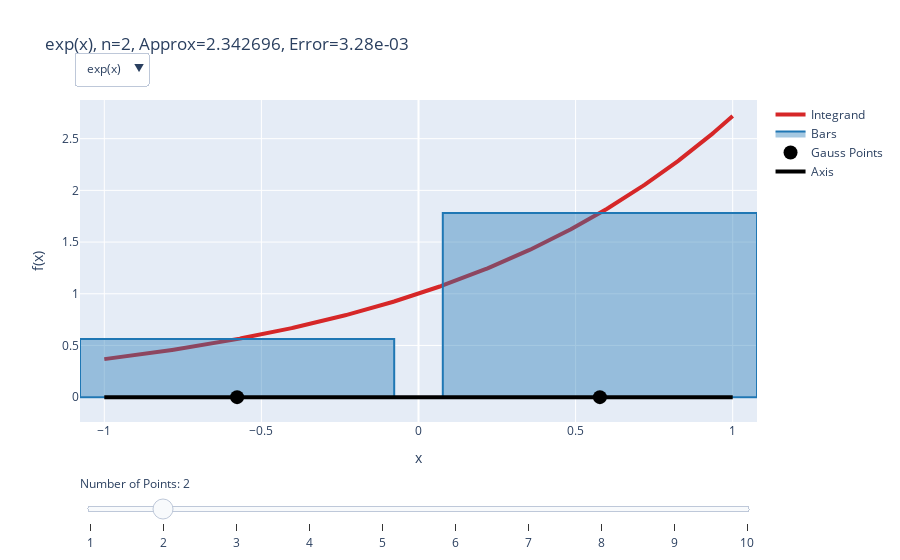

The cell this chart's notebook holds for it:
### Markdown cell above
# Lecture 10
Numerical integration
Some examples illustrating how numerical integration works (using Gauss integration)

Jim Brouzoulis

### Code cell
import numpy as np
import plotly.graph_objects as go

# Functions and exact integrals 
functions = {
    "exp(x)": (lambda x: np.exp(x), np.exp(1) - np.exp(-1)),
    "x^4": (lambda x: x**4, 2/5),
    "cos(x)": (lambda x: np.cos(x), 2*np.sin(1))
}

a, b = -1, 1
x_curve = np.linspace(a, b, 400)

def build_traces(func, exact_val, n):
    # Gauss-Legendre nodes and weights on [-1,1]
    nodes_ref, weights_ref = np.polynomial.legendre.leggauss(n)
    
    # Scale nodes and weights to [a,b]
    nodes = 0.5 * (b - a) * nodes_ref + 0.5 * (b + a)
    weights = 0.5 * (b - a) * weights_ref
    
    func_values = func(nodes)
    approx = np.sum(weights * func_values)
    error = abs((approx - exact_val) / exact_val)

    # Integrand curve
    curve_x = x_curve
    curve_y = func(x_curve)

    # Bars: rectangles for each Gauss point
    bar_x, bar_y = [], []
    for i in range(n):
        half_width = weights[i]
        left = nodes[i] - half_width/2
        right = nodes[i] + half_width/2
        height = func_values[i]
        # Rectangle path
        bar_x += [left, left, right, right, left, None]
        bar_y += [0, height, height, 0, 0, None]

    # Horizontal axis line
    axis_x = [a, b]
    axis_y = [0, 0]

    return (curve_x, curve_y), (bar_x, bar_y), (nodes, [0]*len(nodes)), (axis_x, axis_y), approx, error

def make_slider_steps(func, exact_val, func_name):
    steps = []
    for n in range(1, 11):
        (curve_x, curve_y), (bar_x, bar_y), (points_x, points_y), (axis_x, axis_y), approx_n, error_n = build_traces(func, exact_val, n)
        steps.append(dict(
            method="update",
            args=[{
                "x": [curve_x, bar_x, points_x, axis_x],
                "y": [curve_y, bar_y, points_y, axis_y]
            },
            {"title": f"{func_name}, n={n}, Approx={approx_n:.6f}, Error={error_n:.2e}"}],
            label=str(n)
        ))
    return steps

# Initial function and n
initial_func_name = "exp(x)"
initial_func, initial_exact = functions[initial_func_name]
initial_n = 2

# Build initial traces
(curve_x, curve_y), (bar_x, bar_y), (points_x, points_y), (axis_x, axis_y), approx, error = build_traces(initial_func, initial_exact, initial_n)

fig = go.Figure(data=[
    go.Scatter(x=curve_x, y=curve_y, mode='lines', line=dict(color="#d62728", width=4), name='Integrand'),
    go.Scatter(x=bar_x, y=bar_y, mode='lines', fill='toself', fillcolor='rgba(31,119,180,0.4)', line=dict(color='#1f77b4'), name='Bars'),
    go.Scatter(x=points_x, y=points_y, mode='markers', marker=dict(color='black', size=14), name='Gauss Points'),
    go.Scatter(x=axis_x, y=axis_y, mode='lines', line=dict(color='black', width=4), name='Axis')
])

# Initial slider
sliders = [dict(
    active=initial_n-1,
    currentvalue={"prefix": "Number of Points: "},
    pad={"t": 50},
    steps=make_slider_steps(initial_func, initial_exact, initial_func_name)
)]

# Dropdown for function selection (updates data + slider steps)
dropdown_buttons = []
for func_name, (func, exact_val) in functions.items():
    (curve_x, curve_y), (bar_x, bar_y), (points_x, points_y), (axis_x, axis_y), approx_func, error_func = build_traces(func, exact_val, initial_n)
    dropdown_buttons.append(dict(
        method="update",
        args=[{
            "x": [curve_x, bar_x, points_x, axis_x],
            "y": [curve_y, bar_y, points_y, axis_y]
        },
        {
            "title": f"{func_name}, n={initial_n}, Approx={approx_func:.6f}, Error={error_func:.2e}",
            "sliders": [dict(
                active=initial_n-1,
                currentvalue={"prefix": "Number of Points: "},
                pad={"t": 50},
                steps=make_slider_steps(func, exact_val, func_name)
            )]
        }],
        label=func_name
    ))

fig.update_layout(
    title=f"{initial_func_name}, n={initial_n}, Approx={approx:.6f}, Error={error:.2e}",
    xaxis_title="x",
    yaxis_title="f(x)",
    sliders=sliders,
    updatemenus=[dict(
        buttons=dropdown_buttons,
        direction="down",
        showactive=True,
        x=0.1,
        y=1.15
    )]
)

fig.show()

### Figure 1 — Plotly figure (JSON) as saved in the notebook; plotly's stock layout.template omitted (floating-point values rounded to 4 significant figures; data arrays with more than 128 entries replaced by an {"elided": "..."} marker saying what was removed)
{"data": [{"line": {"color": "#d62728", "width": 4}, "mode": "lines", "name": "Integrand", "type": "scatter", "x": {"elided": "400 float values"}, "y": {"elided": "400 float values"}}, {"fill": "toself", "fillcolor": "rgba(31,119,180,0.4)", "line": {"color": "#1f77b4"}, "mode": "lines", "name": "Bars", "type": "scatter", "x": [-1.077, -1.077, -0.07735, -0.07735, -1.077, null, 0.07735, 0.07735, 1.077, 1.077, 0.07735, null], "y": [0, 0.5614, 0.5614, 0, 0, null, 0, 1.781, 1.781, 0, 0, null]}, {"marker": {"color": "black", "size": 14}, "mode": "markers", "name": "Gauss Points", "type": "scatter", "x": [-0.5774, 0.5774], "y": [0, 0]}, {"line": {"color": "black", "width": 4}, "mode": "lines", "name": "Axis", "type": "scatter", "x": [-1, 1], "y": [0, 0]}], "layout": {"sliders": [{"active": 1, "currentvalue": {"prefix": "Number of Points: "}, "pad": {"t": 50}, "steps": [{"args": [{"x": {"elided": "4 rows, 409 float values in total"}, "y": {"elided": "4 rows, 409 float values in total"}}, {"title": "exp(x), n=1, Approx=2.000000, Error=1.49e-01"}], "label": "1", "method": "update"}, {"args": [{"x": {"elided": "4 rows, 416 float values in total"}, "y": {"elided": "4 rows, 416 float values in total"}}, {"title": "exp(x), n=2, Approx=2.342696, Error=3.28e-03"}], "label": "2", "method": "update"}, {"args": [{"x": {"elided": "4 rows, 423 float values in total"}, "y": {"elided": "4 rows, 423 float values in total"}}, {"title": "exp(x), n=3, Approx=2.350337, Error=2.78e-05"}], "label": "3", "method": "update"}, {"args": [{"x": {"elided": "4 rows, 430 float values in total"}, "y": {"elided": "4 rows, 430 float values in total"}}, {"title": "exp(x), n=4, Approx=2.350402, Error=1.26e-07"}], "label": "4", "method": "update"}, {"args": [{"x": {"elided": "4 rows, 437 float values in total"}, "y": {"elided": "4 rows, 437 float values in total"}}, {"title": "exp(x), n=5, Approx=2.350402, Error=3.51e-10"}], "label": "5", "method": "update"}, {"args": [{"x": {"elided": "4 rows, 444 float values in total"}, "y": {"elided": "4 rows, 444 float values in total"}}, {"title": "exp(x), n=6, Approx=2.350402, Error=6.67e-13"}], "label": "6", "method": "update"}, {"args": [{"x": {"elided": "4 rows, 451 float values in total"}, "y": {"elided": "4 rows, 451 float values in total"}}, {"title": "exp(x), n=7, Approx=2.350402, Error=3.78e-16"}], "label": "7", "method": "update"}, {"args": [{"x": {"elided": "4 rows, 458 float values in total"}, "y": {"elided": "4 rows, 458 float values in total"}}, {"title": "exp(x), n=8, Approx=2.350402, Error=0.00e+00"}], "label": "8", "method": "update"}, {"args": [{"x": {"elided": "4 rows, 465 float values in total"}, "y": {"elided": "4 rows, 465 float values in total"}}, {"title": "exp(x), n=9, Approx=2.350402, Error=1.89e-16"}], "label": "9", "method": "update"}, {"args": [{"x": {"elided": "4 rows, 472 float values in total"}, "y": {"elided": "4 rows, 472 float values in total"}}, {"title": "exp(x), n=10, Approx=2.350402, Error=0.00e+00"}], "label": "10", "method": "update"}]}], "title": {"text": "exp(x), n=2, Approx=2.342696, Error=3.28e-03"}, "updatemenus": [{"buttons": [{"args": [{"x": {"elided": "4 rows, 416 float values in total"}, "y": {"elided": "4 rows, 416 float values in total"}}, {"sliders": [{"active": 1, "currentvalue": {"prefix": "Number of Points: "}, "pad": {"t": 50}, "steps": [{"args": [{"x": {"elided": "4 rows, 409 float values in total"}, "y": {"elided": "4 rows, 409 float values in total"}}, {"title": "exp(x), n=1, Approx=2.000000, Error=1.49e-01"}], "label": "1", "method": "update"}, {"args": [{"x": {"elided": "4 rows, 416 float values in total"}, "y": {"elided": "4 rows, 416 float values in total"}}, {"title": "exp(x), n=2, Approx=2.342696, Error=3.28e-03"}], "label": "2", "method": "update"}, {"args": [{"x": {"elided": "4 rows, 423 float values in total"}, "y": {"elided": "4 rows, 423 float values in total"}}, {"title": "exp(x), n=3, Approx=2.350337, Error=2.78e-05"}], "label": "3", "method": "update"}, {"args": [{"x": {"elided": "4 rows, 430 float values in total"}, "y": {"elided": "4 rows, 430 float values in total"}}, {"title": "exp(x), n=4, Approx=2.350402, Error=1.26e-07"}], "label": "4", "method": "update"}, {"args": [{"x": {"elided": "4 rows, 437 float values in total"}, "y": {"elided": "4 rows, 437 float values in total"}}, {"title": "exp(x), n=5, Approx=2.350402, Error=3.51e-10"}], "label": "5", "method": "update"}, {"args": [{"x": {"elided": "4 rows, 444 float values in total"}, "y": {"elided": "4 rows, 444 float values in total"}}, {"title": "exp(x), n=6, Approx=2.350402, Error=6.67e-13"}], "label": "6", "method": "update"}, {"args": [{"x": {"elided": "4 rows, 451 float values in total"}, "y": {"elided": "4 rows, 451 float values in total"}}, {"title": "exp(x), n=7, Approx=2.350402, Error=3.78e-16"}], "label": "7", "method": "update"}, {"args": [{"x": {"elided": "4 rows, 458 float values in total"}, "y": {"elided": "4 rows, 458 float values in total"}}, {"title": "exp(x), n=8, Approx=2.350402, Error=0.00e+00"}], "label": "8", "method": "update"}, {"args": [{"x": {"elided": "4 rows, 465 float values in total"}, "y": {"elided": "4 rows, 465 float values in total"}}, {"title": "exp(x), n=9, Approx=2.350402, Error=1.89e-16"}], "label": "9", "method": "update"}, {"args": [{"x": {"elided": "4 rows, 472 float values in total"}, "y": {"elided": "4 rows, 472 float values in total"}}, {"title": "exp(x), n=10, Approx=2.350402, Error=0.00e+00"}], "label": "10", "method": "update"}]}], "title": "exp(x), n=2, Approx=2.342696, Error=3.28e-03"}], "label": "exp(x)", "method": "update"}, {"args": [{"x": {"elided": "4 rows, 416 float values in total"}, "y": {"elided": "4 rows, 416 float values in total"}}, {"sliders": [{"active": 1, "currentvalue": {"prefix": "Number of Points: "}, "pad": {"t": 50}, "steps": [{"args": [{"x": {"elided": "4 rows, 409 float values in total"}, "y": {"elided": "4 rows, 409 float values in total"}}, {"title": "x^4, n=1, Approx=0.000000, Error=1.00e+00"}], "label": "1", "method": "update"}, {"args": [{"x": {"elided": "4 rows, 416 float values in total"}, "y": {"elided": "4 rows, 416 float values in total"}}, {"title": "x^4, n=2, Approx=0.222222, Error=4.44e-01"}], "label": "2", "method": "update"}, {"args": [{"x": {"elided": "4 rows, 423 float values in total"}, "y": {"elided": "4 rows, 423 float values in total"}}, {"title": "x^4, n=3, Approx=0.400000, Error=2.78e-16"}], "label": "3", "method": "update"}, {"args": [{"x": {"elided": "4 rows, 430 float values in total"}, "y": {"elided": "4 rows, 430 float values in total"}}, {"title": "x^4, n=4, Approx=0.400000, Error=4.16e-16"}], "label": "4", "method": "update"}, {"args": [{"x": {"elided": "4 rows, 437 float values in total"}, "y": {"elided": "4 rows, 437 float values in total"}}, {"title": "x^4, n=5, Approx=0.400000, Error=8.33e-16"}], "label": "5", "method": "update"}, {"args": [{"x": {"elided": "4 rows, 444 float values in total"}, "y": {"elided": "4 rows, 444 float values in total"}}, {"title": "x^4, n=6, Approx=0.400000, Error=1.94e-15"}], "label": "6", "method": "update"}, {"args": [{"x": {"elided": "4 rows, 451 float values in total"}, "y": {"elided": "4 rows, 451 float values in total"}}, {"title": "x^4, n=7, Approx=0.400000, Error=3.61e-15"}], "label": "7", "method": "update"}, {"args": [{"x": {"elided": "4 rows, 458 float values in total"}, "y": {"elided": "4 rows, 458 float values in total"}}, {"title": "x^4, n=8, Approx=0.400000, Error=1.25e-15"}], "label": "8", "method": "update"}, {"args": [{"x": {"elided": "4 rows, 465 float values in total"}, "y": {"elided": "4 rows, 465 float values in total"}}, {"title": "x^4, n=9, Approx=0.400000, Error=5.55e-16"}], "label": "9", "method": "update"}, {"args": [{"x": {"elided": "4 rows, 472 float values in total"}, "y": {"elided": "4 rows, 472 float values in total"}}, {"title": "x^4, n=10, Approx=0.400000, Error=9.71e-16"}], "label": "10", "method": "update"}]}], "title": "x^4, n=2, Approx=0.222222, Error=4.44e-01"}], "label": "x^4", "method": "update"}, {"args": [{"x": {"elided": "4 rows, 416 float values in total"}, "y": {"elided": "4 rows, 416 float values in total"}}, {"sliders": [{"active": 1, "currentvalue": {"prefix": "Number of Points: "}, "pad": {"t": 50}, "steps": [{"args": [{"x": {"elided": "4 rows, 409 float values in total"}, "y": {"elided": "4 rows, 409 float values in total"}}, {"title": "cos(x), n=1, Approx=2.000000, Error=1.88e-01"}], "label": "1", "method": "update"}, {"args": [{"x": {"elided": "4 rows, 416 float values in total"}, "y": {"elided": "4 rows, 416 float values in total"}}, {"title": "cos(x), n=2, Approx=1.675824, Error=4.23e-03"}], "label": "2", "method": "update"}, {"args": [{"x": {"elided": "4 rows, 423 float values in total"}, "y": {"elided": "4 rows, 423 float values in total"}}, {"title": "cos(x), n=3, Approx=1.683004, Error=3.66e-05"}], "label": "3", "method": "update"}, {"args": [{"x": {"elided": "4 rows, 430 float values in total"}, "y": {"elided": "4 rows, 430 float values in total"}}, {"title": "cos(x), n=4, Approx=1.682942, Error=1.67e-07"}], "label": "4", "method": "update"}, {"args": [{"x": {"elided": "4 rows, 437 float values in total"}, "y": {"elided": "4 rows, 437 float values in total"}}, {"title": "cos(x), n=5, Approx=1.682942, Error=4.70e-10"}], "label": "5", "method": "update"}, {"args": [{"x": {"elided": "4 rows, 444 float values in total"}, "y": {"elided": "4 rows, 444 float values in total"}}, {"title": "cos(x), n=6, Approx=1.682942, Error=8.99e-13"}], "label": "6", "method": "update"}, {"args": [{"x": {"elided": "4 rows, 451 float values in total"}, "y": {"elided": "4 rows, 451 float values in total"}}, {"title": "cos(x), n=7, Approx=1.682942, Error=9.24e-16"}], "label": "7", "method": "update"}, {"args": [{"x": {"elided": "4 rows, 458 float values in total"}, "y": {"elided": "4 rows, 458 float values in total"}}, {"title": "cos(x), n=8, Approx=1.682942, Error=2.64e-16"}], "label": "8", "method": "update"}, {"args": [{"x": {"elided": "4 rows, 465 float values in total"}, "y": {"elided": "4 rows, 465 float values in total"}}, {"title": "cos(x), n=9, Approx=1.682942, Error=0.00e+00"}], "label": "9", "method": "update"}, {"args": [{"x": {"elided": "4 rows, 472 float values in total"}, "y": {"elided": "4 rows, 472 float values in total"}}, {"title": "cos(x), n=10, Approx=1.682942, Error=0.00e+00"}], "label": "10", "method": "update"}]}], "title": "cos(x), n=2, Approx=1.675824, Error=4.23e-03"}], "label": "cos(x)", "method": "update"}], "direction": "down", "showactive": true, "x": 0.1, "y": 1.15}], "xaxis": {"title": {"text": "x"}}, "yaxis": {"title": {"text": "f(x)"}}}}
